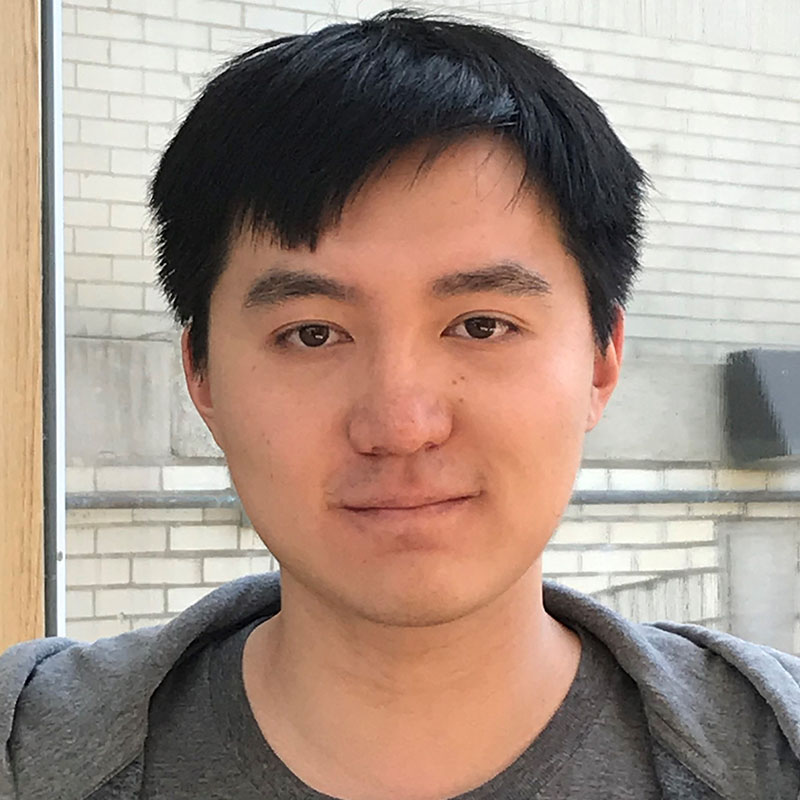
#> input picture rrr.jpg, 800 x 800 px
$ jupyter execute --allow-errors 'task 4.3.ipynb'
#> lines starting #> are read from the running program, lines starting #| are printed output that depends on the picture
[cell 1]
#imoporting modules
import cv2
import numpy as np

[cell 2]
#cropping 1st image
photo3=cv2.imread("rrr.jpg")
#> photo3 is the input picture: shape (800, 800, 3); mean B, G, R 132.9, 144.8, 164.8
cv2.imshow("pho.jpg", photo3)
cv2.waitKey(0)
cv2.destroyAllWindows()

#> (a cell that did not finish here is left out)

#> (a cell that did not finish here is left out)

[cell 5]
#cropping 2nd image
photo5=cv2.imread("rock.jpg")
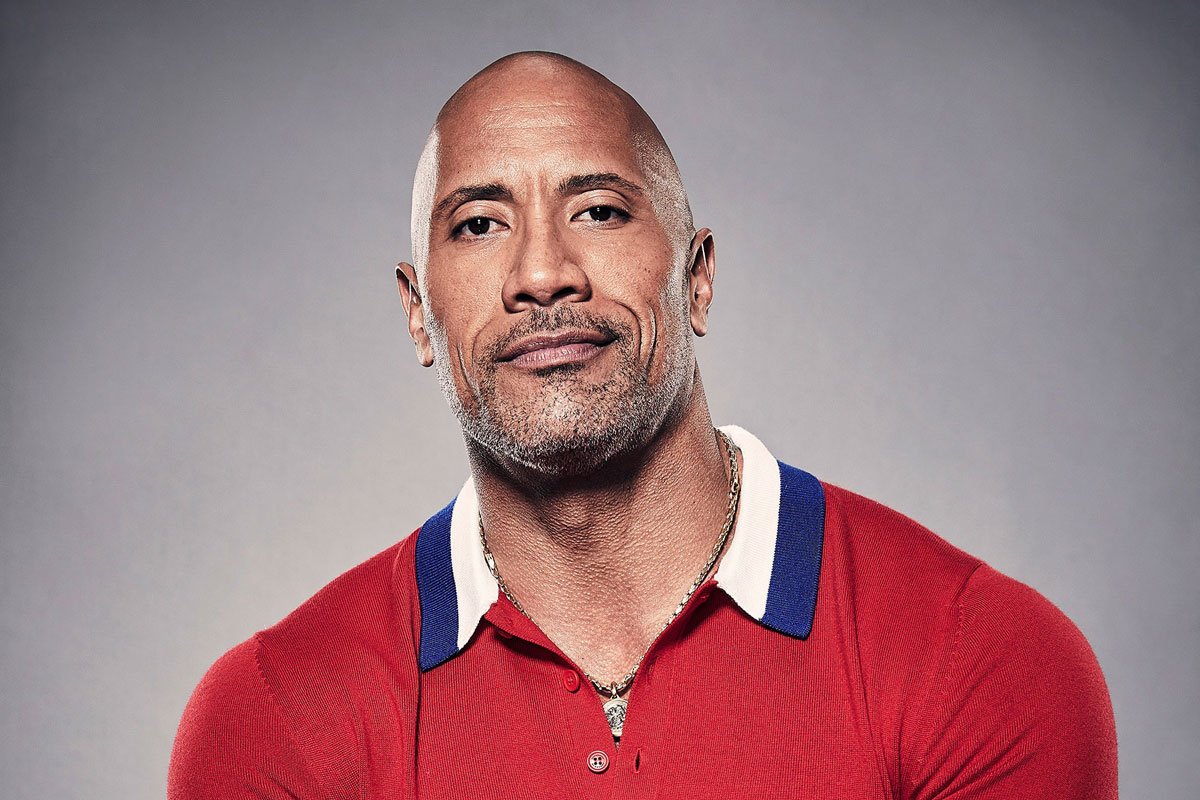
#> input picture rock.jpg, 1200 x 800 px
#> photo5 is the input picture: shape (800, 1200, 3); mean B, G, R 127.8, 122.1, 159.2
cv2.imshow("phoo.jpg", photo5)
cv2.waitKey(0)
cv2.destroyAllWindows()

[cell 6]
#cropping 2nd image
crop=photo5[0:600,  380:800]
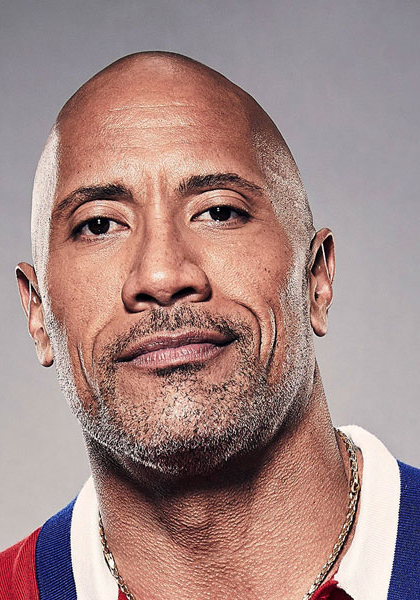
#> crop: shape (600, 420, 3); mean B, G, R 132.8, 136.5, 165.4
cv2.imshow("pho5.jpg", crop)
cv2.waitKey(0)
cv2.destroyAllWindows()
